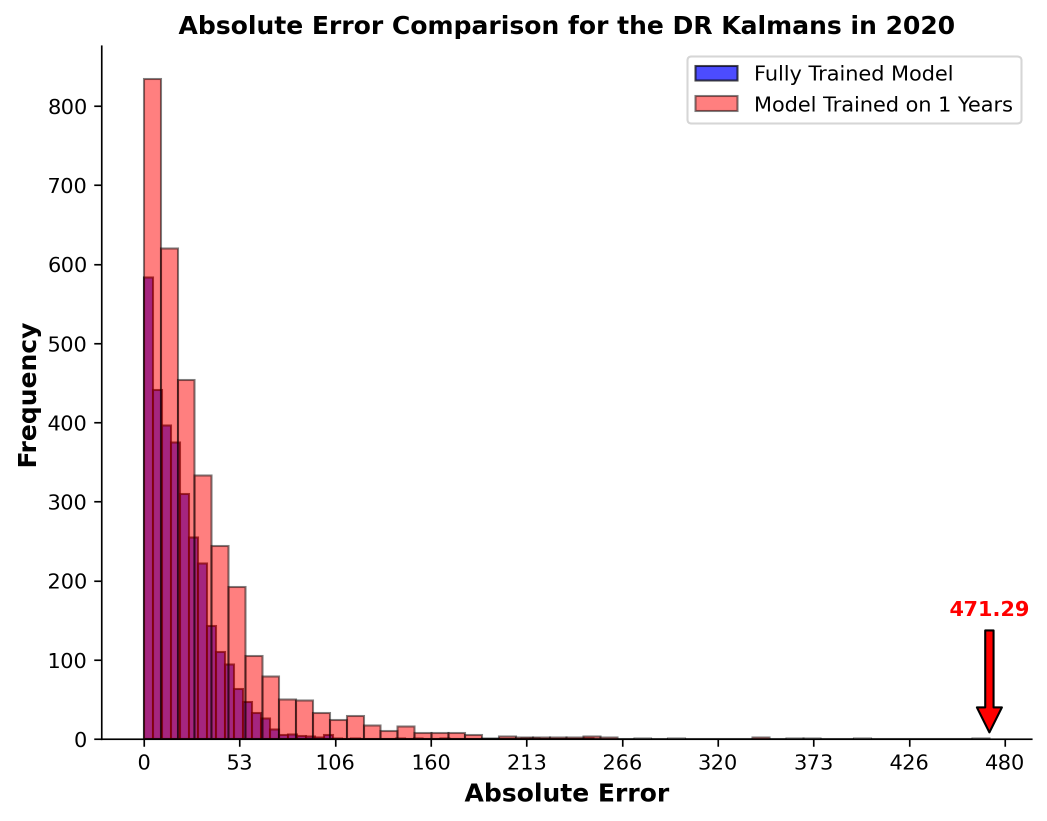
#> input picture Images/ToLD/DR/Trained on 1.png, 2093 x 1642 px, given in place of Trained on 4.png, which was not available (shown at 1/2 size)
$ python 'z) Map Cropping.py'
#> lines starting #> are read from the running program, lines starting #| are printed output that depends on the picture
from PIL import Image

image_set = 'Error Histograms'
training_years = 4

def get_image(image_set, dataset, year):
#> called with image_set = 'Error Histograms', dataset = 'OD', year = 2020
    if image_set == 'Error Histograms':
        img_path = f'Images/ToLD/{dataset}/Trained on {training_years}.png'
    elif image_set == 'Accuracy Maps':
        img_path = f'Images/{image_set}/{dataset}/{year} {dataset} Accuracy Map.png'
    elif image_set == 'CI Maps':
        img_path = f'Images/{image_set}/{dataset}/{year} {dataset} 95% CI Map.png'
    elif image_set == 'Heat Maps':
        img_path = f'Images/{image_set}/{dataset}/{year} {dataset} Heat Map.png'
    elif image_set == 'Hotspot Maps':
        img_path = f'Images/{image_set}/{dataset}/{year} {dataset} Hotspot Map.png'
    elif image_set == 'Hotspot Accuracy Maps':
        img_path = f'Images/{image_set}/{dataset}/{year} {dataset} Hotspot Accuracy Map.png'
    img = Image.open(img_path)
#> img is the input picture: PIL image 2093x1642 RGBA; mean R, G, B, A 245.8, 239.7, 241.5, 255
    return img

def crop_image(img):
    if image_set == 'Error Histograms':
        crop_rectangle = (105, 200, img.width - 200, img.height - 45)
#> crop_rectangle = (105, 200, 1893, 1597)
    elif image_set == 'Accuracy Maps':
        crop_rectangle = (170, 190, img.width - 550, img.height - 30)
    elif image_set == 'CI Maps':
        crop_rectangle = (170, 190, img.width - 465, img.height - 30)
    elif image_set == 'Heat Maps':
        crop_rectangle = (170, 205, img.width - 800, img.height - 30)
    elif image_set == 'Hotspot Maps':
        crop_rectangle = (170, 190, img.width - 500, img.height - 25)
    elif image_set == 'Hotspot Accuracy Maps':
        crop_rectangle = (170, 190, img.width - 450, img.height - 25)
    cropped_img = img.crop(crop_rectangle)
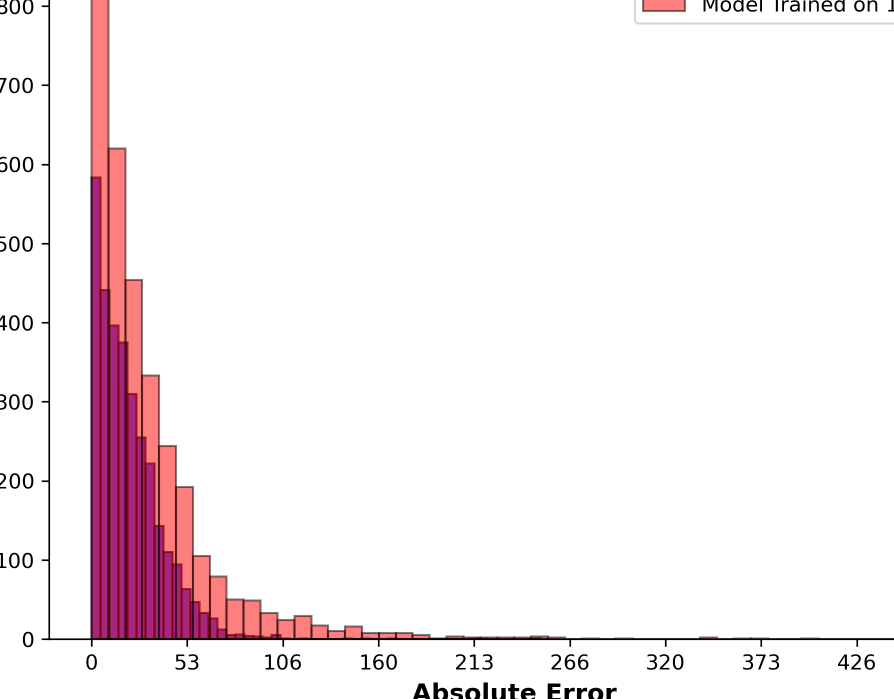
#> cropped_img: PIL image 1788x1397 RGBA (shown at 1/2 size); mean R, G, B, A 246.6, 238.7, 241.1, 255
    return cropped_img

def save_cropped_image(cropped_img, image_set, dataset, year):
    if image_set == 'Error Histograms':
        output_img_path = f'/Users/deas/Documents/Research/Paper 1/Cropped images for paper/{dataset}/Trained on {training_years}.png'
    elif image_set == 'Accuracy Maps':
        output_img_path = f'/Users/deas/Documents/Research/Paper 1/Cropped images for paper/{dataset}/{year} {dataset} Accuracy Map.png'
    elif image_set == 'CI Maps':
        output_img_path = f'/Users/deas/Documents/Research/Paper 1/Cropped images for paper/{dataset}/{year} {dataset} 95% CI Map.png'
    elif image_set == 'Heat Maps':
        output_img_path = f'/Users/deas/Documents/Research/Paper 1/Cropped images for paper/{dataset}/{year} {dataset} Heat Map.png'
    elif image_set == 'Hotspot Maps':
        output_img_path = f'/Users/deas/Documents/Research/Paper 1/Cropped images for paper/{dataset}/{year} {dataset} Hotspot Map.png'
    elif image_set == 'Hotspot Accuracy Maps':
        output_img_path = f'/Users/deas/Documents/Research/Paper 1/Cropped images for paper/{dataset}/{year} {dataset} Hotspot Accuracy Map.png'
    cropped_img.save(output_img_path)

def main():
    for dataset in ['OD','DR','SVI Disability']:
        for year in range(2020, 2021):
            img = get_image(image_set, dataset, year)
            cropped_img = crop_image(img)
            save_cropped_image(cropped_img, image_set, dataset, year)
#> pass 2 of the loop in main, `for dataset in ['OD','DR','SVI Disability']:`:
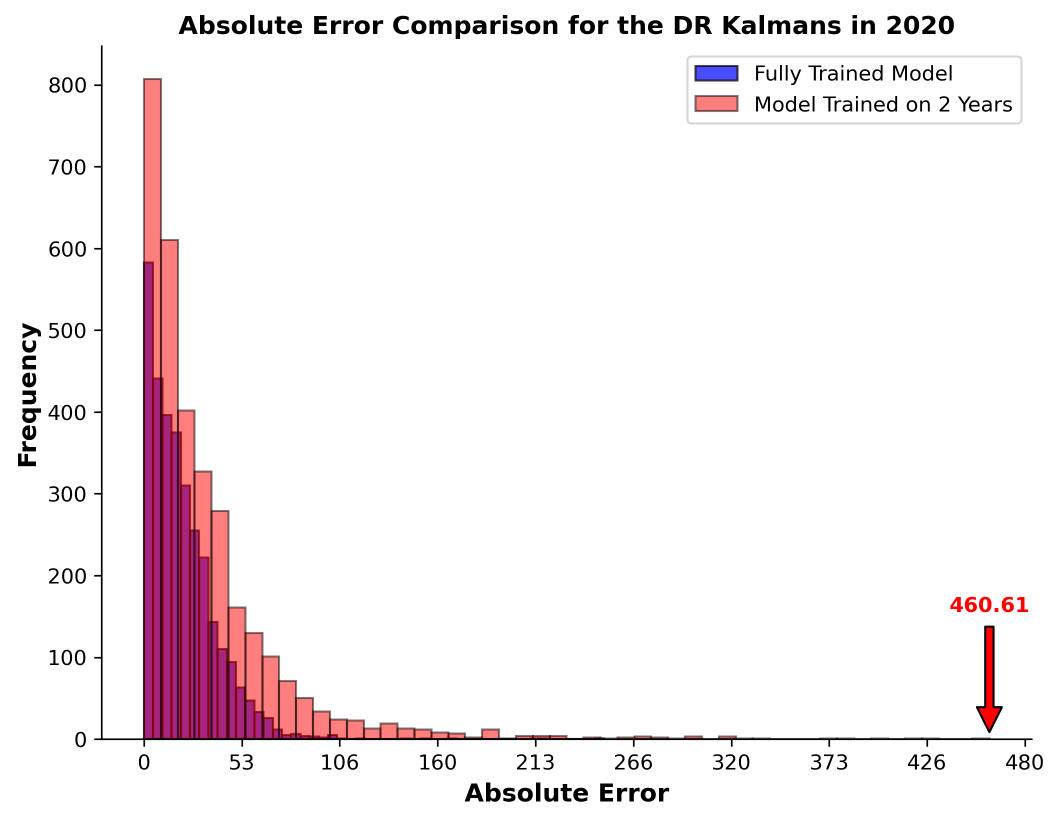
#> input picture Images/ToLD/DR/Trained on 2.png, 2119 x 1642 px, given in place of Trained on 4.png, which was not available (shown at 1/2 size)
#> in get_image, img is the input picture: PIL image 2119x1642 RGBA; mean R, G, B, A 245.7, 239.5, 241.4, 255
#> in crop_image (call 2), `cropped_img = img.crop(crop_rectangle)`:
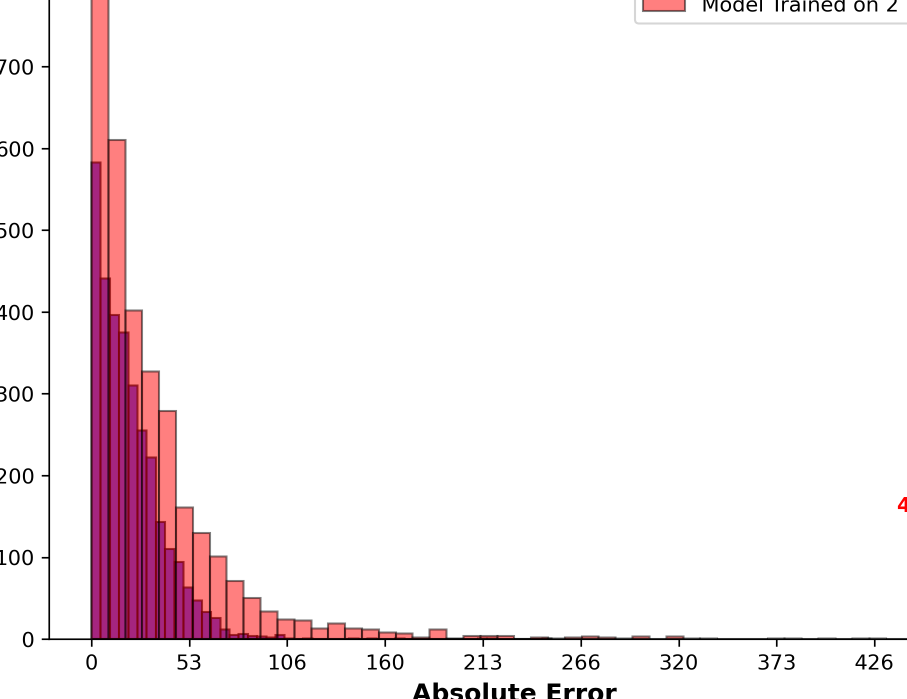
#> cropped_img: PIL image 1814x1397 RGBA (shown at 1/2 size); mean R, G, B, A 246.5, 238.5, 241, 255

if __name__ == "__main__":
    main()
